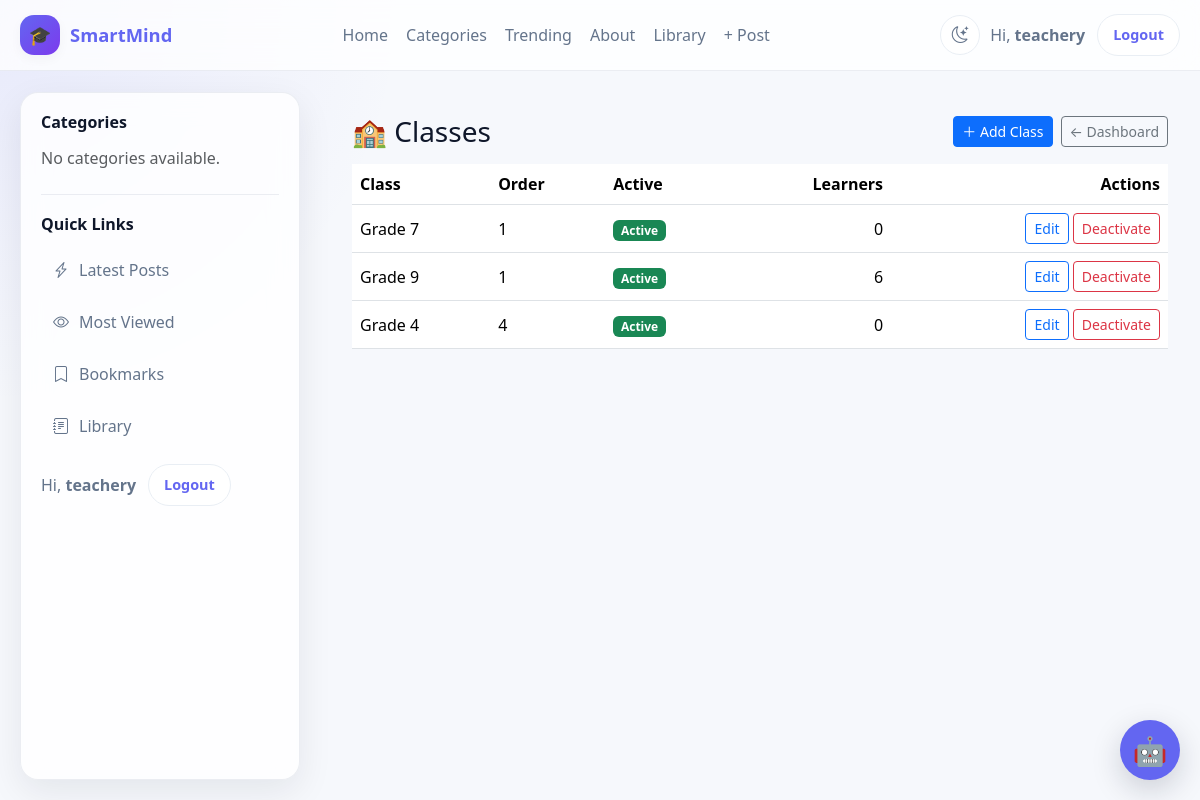
/accounts/classes/ (signed in), run on the app's committed database.
### accounts/models.py (models this page shows, shortened)
class User(AbstractUser):
    ROLE_CHOICES = [
        ("school_admin", "School Admin"),
        ("teacher", "Teacher"),
        ("student", "Student"),
        ("parent", "Parent"),
    ]
    role = models.CharField(
        max_length=20,
        choices=ROLE_CHOICES,
        default="student",
        db_index=True,
    )
    school = models.ForeignKey(
        "schools.School",
        on_delete=models.CASCADE,
        related_name="users",
        null=True,
        blank=True,
    )
    school_class = models.ForeignKey(
        "schools.SchoolClass",
        on_delete=models.SET_NULL,
        related_name="students",
        null=True,
        blank=True,
    )
    teacher_role = models.ForeignKey(
        "TeacherRole",
        on_delete=models.SET_NULL,
        null=True,
        blank=True,
        related_name="teachers",
    )
    admission_number = models.CharField(
        max_length=30,
        unique=True,
        blank=True,
        null=True,
        db_index=True,
    )
    employee_number = models.CharField(
        max_length=30,
        unique=True,
        blank=True,
        null=True,
        db_index=True,
    )
    tsc_number = models.CharField(
        max_length=30,
        blank=True,
        null=True,
    )
    phone_number = models.CharField(max_length=20, blank=True)
    profile_picture = models.ImageField(upload_to="profiles/", blank=True, null=True)
    date_of_birth = models.DateField(blank=True, null=True)
    is_verified = models.BooleanField(default=False)
    created_at = models.DateTimeField(default=timezone.now)
    updated_at = models.DateTimeField(auto_now=True)
    is_approved = models.BooleanField(
        default=False,
        db_index=True,
        help_text=(
            "False for teacher/parent/school_admin until a superadmin approves. "
            "Students are auto-approved in clean()."
        ),
    )
    approval_requested_at = models.DateTimeField(default=timezone.now)
    approved_by = models.ForeignKey(
        "self",
        null=True,
        blank=True,
        on_delete=models.SET_NULL,
        related_name="approved_users",
    )
    def clean(self):
        super().clean()
        if self.is_superuser:
            return
        role_changed = False
        if self.pk:
            previous = (
                type(self)
                .objects.filter(pk=self.pk)
                .values_list("role", flat=True)
                .first()
            )
            if previous is not None and previous != self.role:
                role_changed = True
        if self.role == "student":
            self.is_approved = True
            self.approved_by = None
        elif not self.pk or role_changed:
            self.is_approved = False
            self.approved_by = None
            self.approval_requested_at = timezone.now()
        if self.role == "teacher":
            if not self.employee_number:
                raise ValidationError(
                    {"employee_number": "Teachers must have an employee number."}
                )
            if not self.teacher_role:
                raise ValidationError(
                    {"teacher_role": "Teachers must have a teacher role."}
                )
        if self.role == "student" and not self.admission_number:
            raise ValidationError(
                {"admission_number": "Students must have an admission number."}
            )
        if self.role != "teacher":
            self.teacher_role = None

### schools/models.py (models this page shows, shortened)
class SchoolClass(models.Model):
    LEVEL_CHOICES = [
        ("pre_primary", "Pre-Primary"),
        ("lower_primary", "Lower Primary"),
        ("upper_primary", "Upper Primary"),
        ("junior_school", "Junior School"),
        ("senior_school", "Senior School"),
    ]
    school = models.ForeignKey(
        School,
        on_delete=models.CASCADE,
        related_name="classes"
    )
    name = models.CharField(max_length=50)
    level = models.CharField(
        max_length=30,
        choices=LEVEL_CHOICES
    )
    order = models.PositiveSmallIntegerField(
        default=1,
        help_text="Used to sort classes."
    )
    is_active = models.BooleanField(default=True)
    class Meta:
        unique_together = ("school", "name")
        ordering = ["order", "name"]

### accounts/views.py (the view)
# urls.py: path("classes/", views.class_list, name="class_list"),
@login_required
def class_list(request):
    classes = SchoolClass.objects.filter(
        school=request.user.school
    ).order_by("order", "name")
    return render(request, "class_list.html", {"classes": classes})

### accounts/templates/class_list.html (shortened to what this page needs)
{% extends "base.html" %}
{% block content %}
<div class="container py-4">
    <div class="d-flex justify-content-between align-items-center mb-3 flex-wrap gap-2">
        <h3 class="mb-0">🏫 Classes</h3>
        <div class="d-flex gap-2">
            <button type="button"
                    class="btn btn-primary btn-sm"
                    data-bs-toggle="modal"
                    data-bs-target="#addClassModal">
                ＋ Add Class
            </button>
            <a href="{% url 'school_admin_dashboard' %}"
               class="btn btn-sm btn-outline-secondary">
                ← Dashboard
            </a>
        </div>
    </div>
    {% if classes %}
        <div class="table-responsive">
            <table class="table align-middle">
                <thead>
                    <tr>
                        <th>Class</th>
                        <th>Order</th>
                        <th>Active</th>
                        <th class="text-end">Learners</th>
                        <th class="text-end">Actions</th>
                    </tr>
                </thead>
                <tbody>
                    {% for c in classes %}
                    <tr>
                        <td>{{ c.name }}</td>
                        <td>{{ c.order }}</td>
                        <td>
                            {% if c.is_active %}
                                <span class="badge bg-success">Active</span>
                            {% else %}
                                <span class="badge bg-secondary">Inactive</span>
                            {% endif %}
                        </td>
                        <td class="text-end">{{ c.enrollments.count }}</td>
                        <td class="text-end">
                            <a href="{% url 'class_edit' c.id %}"
                               class="btn btn-sm btn-outline-primary">Edit</a>
                            <form method="post"
                                  action="{% url 'class_delete' c.id %}"
                                  class="d-inline"
                                  onsubmit="return confirm('Deactivate {{ c.name }}?');">
                                <button class="btn btn-sm btn-outline-danger">Deactivate</button>
                            </form>
                        </td>
                    </tr>
                    {% endfor %}
                </tbody>
            </table>
        </div>
    {% else %}
        <div class="alert alert-info">
            No classes yet. Click <strong>Add Class</strong> to create one.
        </div>
    {% endif %}
</div>
{% endblock %}

### blog/templates/base.html (shortened to what this page needs)
{% load static %}
<!DOCTYPE html>
<html lang="en" data-theme="light">
<head>
    <link href="https://cdn.jsdelivr.net/npm/bootstrap@5.3.7/dist/css/bootstrap.min.css" rel="stylesheet">
    <link rel="stylesheet" href="https://cdn.jsdelivr.net/npm/bootstrap-icons@1.11.3/font/bootstrap-icons.min.css">
    <link rel="stylesheet" href="{% static 'smartmind_ai/chatbot.css' %}">
    <link rel="stylesheet" href="{% static 'django_ckeditor_5/dist/styles.css' %}">
    <link rel="stylesheet" href="{% static 'css/comments.css' %}">
</head>
<body>
<div class="site-shell">
    <header class="site-navbar">
        <div class="nav-inner">
            <a href="{% url 'dashboard' %}" class="brand">
                <span class="brand-badge">🎓</span>
                <span>SmartMind</span>
            </a>
            <nav class="nav-links" aria-label="Main navigation">
                {% if user.is_authenticated %}
                    <a href="{% url 'dashboard' %}">Home</a>
                {% else %}
                    <a href="{% url 'blog:home' %}">Home</a>
                {% endif %}
                <a href="#">Categories</a>
                <a href="#">Trending</a>
                <a href="#">About</a>
                <a href="{% url 'library:home' %}">Library</a>
                {% if user.is_authenticated %}
                    {% if user.is_superuser or user.role == "school_admin" or user.role == "teacher" %}
                        <a href="{% url 'blog:add_post' %}">+ Post</a>
                    {% endif %}
                {% endif %}
            </nav>
            <div class="nav-actions">
                <button type="button"
                        class="theme-toggle"
                        id="themeToggle"
                        aria-label="Toggle dark mode"
                        title="Toggle light / dark theme">
                    <i class="bi bi-moon-stars icon-moon"></i>
                </button>
                <div class="user-box">
                    {% if user.is_authenticated %}
                        <span>Hi, <strong>{{ user.username }}</strong></span>
                        <form action="{% url 'logout' %}" method="post" class="m-0">
                            <button type="submit" class="btn-pill">Logout</button>
                        </form>
                    {% else %}
                        <a href="{% url 'login' %}" class="btn-pill">Login</a>
                    {% endif %}
                </div>
            </div>
        </div>
    </header>
    <div class="layout">
        <aside class="sidebar d-none d-lg-block">
            <div class="sidebar-section">
                <h3>Categories</h3>
                <div class="sidebar-links">
                    {% for category in categories %}
                        <a href="{% url 'blog:category_post' category.slug %}">
                            <i class="bi bi-folder2"></i>
                            <span>{{ category.name }}</span>
                        </a>
                    {% empty %}
                        <p class="text-muted mb-0">No categories available.</p>
                    {% endfor %}
                </div>
            </div>
            <div class="sidebar-section">
                <h3>Quick Links</h3>
                <div class="sidebar-links">
                    <a href="#"><i class="bi bi-lightning-charge"></i><span>Latest Posts</span></a>
                    <a href="#"><i class="bi bi-eye"></i><span>Most Viewed</span></a>
                    <a href="#"><i class="bi bi-bookmark"></i><span>Bookmarks</span></a>
                    <a href="{% url 'library:home' %}"><i class="bi bi-journal-text"></i><span>Library</span></a>
                </div>
                <div class="user-box mt-3">
                    {% if user.is_authenticated %}
                        <span>Hi, <strong>{{ user.username }}</strong></span>
                        <form action="{% url 'logout' %}" method="post" class="m-0">
                            <button type="submit" class="btn-pill">Logout</button>
                        </form>
                    {% else %}
                        <a href="{% url 'login' %}" class="btn-pill">Login</a>
                    {% endif %}
                </div>
            </div>
        </aside>
        <main>
            <div class="content-wrap">
                {% block content %}{% endblock %}
            </div>
        </main>
    </div>
</div>
{% include "smartmind_ai/chatbot.html" %}
</body>
</html>

### blog/templates/base.html (style rules this page uses)
:root, [data-theme="light"] { --bg: #f6f8fc; --surface: rgba(255, 255, 255, 0.82); --surface-solid: #ffffff; --surface-alt: #f8fafc; --text: #0f172a; --muted: #64748b; --primary: #6366f1; --primary-2: #4f46e5; --primary-soft: #eef2ff; --border: rgba(148, 163, 184, 0.18); --border-solid: #e9eef4; --shadow: 0 12px 35px rgba(15, 23, 42, 0.08); --shadow-sm: 0 4px 12px rgba(15, 23, 42, 0.04); --navbar-bg: rgba(255, 255, 255, 0.76); --radius: 18px; --navbar-h: 72px; --sidebar-w: 280px; --layout-pad: 20px; --ease: cubic-bezier(.4, 0, .2, 1); }
* { box-sizing: border-box; }
html { scroll-behavior: smooth; }
body { margin: 0; font-family: system-ui, -apple-system, BlinkMacSystemFont, "Segoe UI", sans-serif; background: radial-gradient(circle at top left, rgba(99, 102, 241, 0.10), transparent 28%), linear-gradient(180deg, var(--bg) 0%, var(--bg) 100%); color: var(--text); overflow-x: hidden; transition: background-color .3s var(--ease), color .3s var(--ease); }
a { text-decoration: none; }
.site-shell { min-height: 100vh; display: flex; flex-direction: column; }
.site-navbar { position: sticky; top: 0; z-index: 1030; backdrop-filter: blur(16px); -webkit-backdrop-filter: blur(16px); background: var(--navbar-bg); border-bottom: 1px solid var(--border); transition: background-color .3s var(--ease), border-color .3s var(--ease); }
.nav-inner { max-width: 1400px; margin: 0 auto; padding: 14px 20px; display: flex; align-items: center; justify-content: space-between; gap: 16px; }
.brand { display: flex; align-items: center; gap: 10px; font-weight: 800; color: var(--primary); font-size: 1.15rem; white-space: nowrap; }
.brand-badge { width: 40px; height: 40px; display: grid; place-items: center; border-radius: 14px; background: linear-gradient(135deg, var(--primary), #7c3aed); color: #fff; box-shadow: var(--shadow-sm); }
.nav-links { display: flex; align-items: center; gap: 18px; flex-wrap: wrap; }
.nav-links a { color: var(--muted); font-weight: 500; transition: color 0.2s ease; }
.nav-actions { display: flex; align-items: center; gap: 10px; }
.user-box { display: flex; align-items: center; gap: 12px; color: var(--muted); }
.btn-pill { border: 1px solid var(--border-solid); background: var(--surface-solid); color: var(--primary); padding: 9px 15px; border-radius: 999px; font-weight: 600; transition: all 0.2s var(--ease); font-size: .9rem; }
.theme-toggle { width: 40px; height: 40px; border-radius: 50%; border: 1px solid var(--border-solid); background: var(--surface-solid); color: var(--muted); cursor: pointer; display: inline-flex; align-items: center; justify-content: center; font-size: 1.05rem; transition: all .2s var(--ease); -webkit-tap-highlight-color: transparent; flex-shrink: 0; padding: 0; }
.theme-toggle .icon-moon { display: inline; }
.layout { display: flex; align-items: flex-start; width: 100%; padding: var(--layout-pad); flex: 1; }
.sidebar { position: fixed; top: calc(var(--navbar-h) + var(--layout-pad)); left: var(--layout-pad); width: var(--sidebar-w); height: calc(100vh - var(--navbar-h) - (var(--layout-pad) * 2)); overflow-y: auto; background: var(--surface); backdrop-filter: blur(14px); -webkit-backdrop-filter: blur(14px); border: 1px solid var(--border); border-radius: var(--radius); box-shadow: var(--shadow); padding: 20px; transition: background-color .3s var(--ease), border-color .3s var(--ease), box-shadow .3s var(--ease); }
.sidebar-section + .sidebar-section { margin-top: 24px; padding-top: 20px; border-top: 1px solid var(--border); }
.sidebar h3 { margin: 0 0 14px; font-size: 1rem; font-weight: 700; color: var(--text); }
.sidebar-links { display: grid; gap: 8px; }
.sidebar-links a { display: flex; align-items: center; gap: 10px; padding: 10px 12px; border-radius: 12px; color: var(--muted); transition: background 0.2s ease, color 0.2s ease, transform 0.2s ease; }
main { flex: 1; margin-left: calc(var(--sidebar-w) + var(--layout-pad) + 20px); min-width: 0; padding: 0; }
.content-wrap { background: transparent; min-width: 0; }

### data on the page
User: username "teachery"
SchoolClass: name "Grade 7", order "1", is_active "Active", enrollments.count "0"
SchoolClass: name "Grade 9", order "1", is_active "Active", enrollments.count "6"
SchoolClass: name "Grade 4", order "4", is_active "Active", enrollments.count "0"
